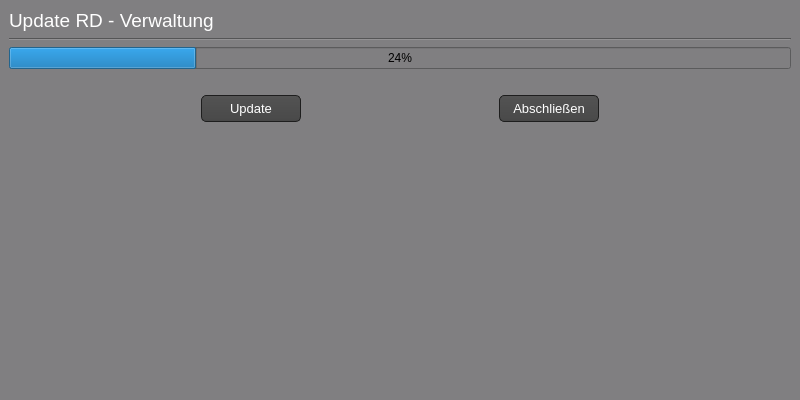
<?xml version="1.0" encoding="UTF-8"?>
<ui version="4.0">
 <class>MainWindow</class>
 <widget class="QMainWindow" name="MainWindow">
  <property name="geometry">
   <rect>
    <x>0</x>
    <y>0</y>
    <width>800</width>
    <height>400</height>
   </rect>
  </property>
  <property name="windowTitle">
   <string>MainWindow</string>
  </property>
  <property name="styleSheet">
   <string notr="true">background-color: rgb(128, 127, 129)</string>
  </property>
  <widget class="QWidget" name="centralwidget">
   <layout class="QGridLayout" name="gridLayout_11">
    <item row="2" column="0">
     <widget class="QProgressBar" name="progressBar">
      <property name="value">
       <number>24</number>
      </property>
     </widget>
    </item>
    <item row="4" column="0">
     <layout class="QGridLayout" name="gridLayout">
      <item row="1" column="0">
       <widget class="QPushButton" name="update_btn">
        <property name="maximumSize">
         <size>
          <width>100</width>
          <height>16777215</height>
         </size>
        </property>
        <property name="styleSheet">
         <string notr="true">QPushButton{
   background-color: QLinearGradient( x1: 0, y1: 0, x2: 0, y2: 1, stop: 0 #565656, stop: 0.1 #525252, stop: 0.5 #4e4e4e, stop: 0.9 #4a4a4a, stop: 1 #464646);
  	border-style: solid;
    border: 1px solid #1e1e1e;
    border-radius: 5;
    padding: 1px 0px 1px 20px;
    font: 13px;
    min-width: 10em;
    padding: 5px;
	color: white;
}
QPushButton:hover{
	background-color: QLinearGradient( x1: 0, y1: 0, x2: 0, y2: 1, stop: 0 #565656, stop: 0.1 #525252, stop: 0.5 #4e4e4e, stop: 0.9 #4a4a4a, stop: 1 #464646);
  	border-style: solid;
    border: 1px solid rgb(59, 204, 179);
    border-radius: 5;
    padding: 1px 0px 1px 20px;
    font: 13px;
    min-width: 10em;
    padding: 5px;
	color: white;
}
QPushButton:pressed {
background-color: rgb(130, 152, 152);
  	border-style: solid;
    border: 1px solid #1EFFFF;
    border-radius: 5;
    padding: 1px 0px 1px 20px;
    font: 13px;
    min-width: 10em;
    padding: 5px;
	color: white;

}</string>
        </property>
        <property name="text">
         <string>Update</string>
        </property>
       </widget>
      </item>
      <item row="1" column="1">
       <widget class="QPushButton" name="update_finish_btn">
        <property name="maximumSize">
         <size>
          <width>100</width>
          <height>16777215</height>
         </size>
        </property>
        <property name="styleSheet">
         <string notr="true">QPushButton{
   background-color: QLinearGradient( x1: 0, y1: 0, x2: 0, y2: 1, stop: 0 #565656, stop: 0.1 #525252, stop: 0.5 #4e4e4e, stop: 0.9 #4a4a4a, stop: 1 #464646);
  	border-style: solid;
    border: 1px solid #1e1e1e;
    border-radius: 5;
    padding: 1px 0px 1px 20px;
    font: 13px;
    min-width: 10em;
    padding: 5px;
	color: white;
}
QPushButton:hover{
	background-color: QLinearGradient( x1: 0, y1: 0, x2: 0, y2: 1, stop: 0 #565656, stop: 0.1 #525252, stop: 0.5 #4e4e4e, stop: 0.9 #4a4a4a, stop: 1 #464646);
  	border-style: solid;
    border: 1px solid rgb(59, 204, 179);
    border-radius: 5;
    padding: 1px 0px 1px 20px;
    font: 13px;
    min-width: 10em;
    padding: 5px;
	color: white;
}
QPushButton:pressed {
background-color: rgb(130, 152, 152);
  	border-style: solid;
    border: 1px solid #1EFFFF;
    border-radius: 5;
    padding: 1px 0px 1px 20px;
    font: 13px;
    min-width: 10em;
    padding: 5px;
	color: white;

}</string>
        </property>
        <property name="text">
         <string>Abschließen</string>
        </property>
       </widget>
      </item>
     </layout>
    </item>
    <item row="1" column="0">
     <widget class="Line" name="line">
      <property name="orientation">
       <enum>Qt::Horizontal</enum>
      </property>
     </widget>
    </item>
    <item row="0" column="0">
     <widget class="QLabel" name="label">
      <property name="styleSheet">
       <string notr="true">color: white;</string>
      </property>
      <property name="text">
       <string>&lt;html&gt;&lt;head/&gt;&lt;body&gt;&lt;p&gt;&lt;span style=&quot; font-size:14pt;&quot;&gt;Update RD - Verwaltung&lt;/span&gt;&lt;/p&gt;&lt;/body&gt;&lt;/html&gt;</string>
      </property>
     </widget>
    </item>
    <item row="3" column="0">
     <widget class="QLabel" name="show_status_label">
      <property name="font">
       <font>
        <pointsize>9</pointsize>
       </font>
      </property>
      <property name="styleSheet">
       <string notr="true">color: white;</string>
      </property>
      <property name="text">
       <string/>
      </property>
      <property name="alignment">
       <set>Qt::AlignCenter</set>
      </property>
     </widget>
    </item>
    <item row="5" column="0">
     <spacer name="verticalSpacer">
      <property name="orientation">
       <enum>Qt::Vertical</enum>
      </property>
      <property name="sizeHint" stdset="0">
       <size>
        <width>20</width>
        <height>40</height>
       </size>
      </property>
     </spacer>
    </item>
   </layout>
  </widget>
  <widget class="QStatusBar" name="statusbar"/>
  <widget class="QMenuBar" name="menuBar">
   <property name="geometry">
    <rect>
     <x>0</x>
     <y>0</y>
     <width>800</width>
     <height>26</height>
    </rect>
   </property>
  </widget>
 </widget>
 <resources/>
 <connections/>
</ui>
